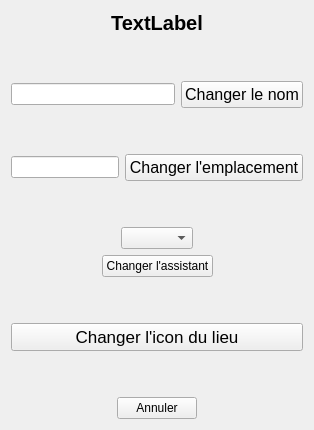
         <widget class="QWidget" name="managelieu">
          <layout class="QVBoxLayout" name="verticalLayout_17">
           <item>
            <widget class="QLabel" name="LINDICATIONMANAGELIEU">
             <property name="font">
              <font>
               <pointsize>15</pointsize>
               <bold>true</bold>
              </font>
             </property>
             <property name="text">
              <string>TextLabel</string>
             </property>
             <property name="alignment">
              <set>Qt::AlignmentFlag::AlignCenter</set>
             </property>
            </widget>
           </item>
           <item>
            <spacer name="verticalSpacer_35">
             <property name="orientation">
              <enum>Qt::Orientation::Vertical</enum>
             </property>
             <property name="sizeHint" stdset="0">
              <size>
               <width>20</width>
               <height>40</height>
              </size>
             </property>
            </spacer>
           </item>
           <item>
            <layout class="QHBoxLayout" name="horizontalLayout_17">
             <item>
              <widget class="QLineEdit" name="IDC_LINECHANGENAMELIEU"/>
             </item>
             <item>
              <widget class="QPushButton" name="IDC_CHANGENAMELIEU">
               <property name="font">
                <font>
                 <pointsize>12</pointsize>
                </font>
               </property>
               <property name="text">
                <string>Changer le nom</string>
               </property>
              </widget>
             </item>
            </layout>
           </item>
           <item>
            <spacer name="verticalSpacer_34">
             <property name="orientation">
              <enum>Qt::Orientation::Vertical</enum>
             </property>
             <property name="sizeHint" stdset="0">
              <size>
               <width>20</width>
               <height>40</height>
              </size>
             </property>
            </spacer>
           </item>
           <item>
            <layout class="QHBoxLayout" name="horizontalLayout_22">
             <item>
              <widget class="QLineEdit" name="ID_GEOLIEUMANAGE"/>
             </item>
             <item>
              <widget class="QPushButton" name="IDC_CHANGEGEOMANAGE">
               <property name="font">
                <font>
                 <pointsize>12</pointsize>
                </font>
               </property>
               <property name="text">
                <string>Changer l'emplacement</string>
               </property>
              </widget>
             </item>
            </layout>
           </item>
           <item>
            <spacer name="verticalSpacer_36">
             <property name="orientation">
              <enum>Qt::Orientation::Vertical</enum>
             </property>
             <property name="sizeHint" stdset="0">
              <size>
               <width>20</width>
               <height>40</height>
              </size>
             </property>
            </spacer>
           </item>
           <item>
            <layout class="QHBoxLayout" name="horizontalLayout_18">
             <item>
              <spacer name="horizontalSpacer_28">
               <property name="orientation">
                <enum>Qt::Orientation::Horizontal</enum>
               </property>
               <property name="sizeHint" stdset="0">
                <size>
                 <width>40</width>
                 <height>20</height>
                </size>
               </property>
              </spacer>
             </item>
             <item>
              <widget class="QComboBox" name="IDC_LISTASSISTANTMANAGELIEU"/>
             </item>
             <item>
              <spacer name="horizontalSpacer_29">
               <property name="orientation">
                <enum>Qt::Orientation::Horizontal</enum>
               </property>
               <property name="sizeHint" stdset="0">
                <size>
                 <width>40</width>
                 <height>20</height>
                </size>
               </property>
              </spacer>
             </item>
            </layout>
           </item>
           <item>
            <layout class="QHBoxLayout" name="horizontalLayout_20">
             <item>
              <spacer name="horizontalSpacer_32">
               <property name="orientation">
                <enum>Qt::Orientation::Horizontal</enum>
               </property>
               <property name="sizeHint" stdset="0">
                <size>
                 <width>40</width>
                 <height>20</height>
                </size>
               </property>
              </spacer>
             </item>
             <item>
              <widget class="QPushButton" name="IDC_CHANGEASSISTANTLIEU">
               <property name="text">
                <string>Changer l'assistant</string>
               </property>
              </widget>
             </item>
             <item>
              <spacer name="horizontalSpacer_33">
               <property name="orientation">
                <enum>Qt::Orientation::Horizontal</enum>
               </property>
               <property name="sizeHint" stdset="0">
                <size>
                 <width>40</width>
                 <height>20</height>
                </size>
               </property>
              </spacer>
             </item>
            </layout>
           </item>
           <item>
            <spacer name="verticalSpacer_38">
             <property name="orientation">
              <enum>Qt::Orientation::Vertical</enum>
             </property>
             <property name="sizeHint" stdset="0">
              <size>
               <width>20</width>
               <height>40</height>
              </size>
             </property>
            </spacer>
           </item>
           <item>
            <widget class="QPushButton" name="IDC_CHANGEICONLIEU">
             <property name="font">
              <font>
               <pointsize>13</pointsize>
              </font>
             </property>
             <property name="text">
              <string>Changer l'icon du lieu</string>
             </property>
            </widget>
           </item>
           <item>
            <spacer name="verticalSpacer_42">
             <property name="orientation">
              <enum>Qt::Orientation::Vertical</enum>
             </property>
             <property name="sizeHint" stdset="0">
              <size>
               <width>20</width>
               <height>40</height>
              </size>
             </property>
            </spacer>
           </item>
           <item>
            <layout class="QHBoxLayout" name="horizontalLayout_19">
             <item>
              <spacer name="horizontalSpacer_30">
               <property name="orientation">
                <enum>Qt::Orientation::Horizontal</enum>
               </property>
               <property name="sizeHint" stdset="0">
                <size>
                 <width>40</width>
                 <height>20</height>
                </size>
               </property>
              </spacer>
             </item>
             <item>
              <widget class="QPushButton" name="IDC_ANNULERMANAGELIEU">
               <property name="text">
                <string>Annuler</string>
               </property>
              </widget>
             </item>
             <item>
              <spacer name="horizontalSpacer_31">
               <property name="orientation">
                <enum>Qt::Orientation::Horizontal</enum>
               </property>
               <property name="sizeHint" stdset="0">
                <size>
                 <width>40</width>
                 <height>20</height>
                </size>
               </property>
              </spacer>
             </item>
            </layout>
           </item>
          </layout>
         </widget>
